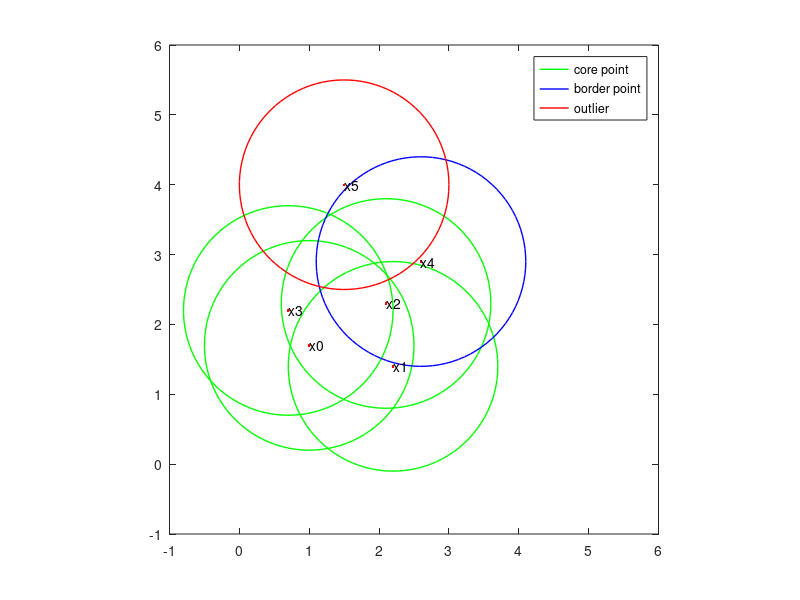

Here is the MATLAB script that generated this plot:
function pr_exercise_10_visualization()
% last point added as noise point
points=[1 1.7;   % x0
        2.2 1.4; % x1
        2.1 2.3; % x2
        0.7 2.2; % x3
        2.6 2.9; % x4
        1.5 4];  % x5

length = size(points,1);
distances = zeros(length);
for i=1:length
    for j=1:length
        distances(i,j) = sqrt((points(i,1)-points(j,1)).^2 + (points(i,2)-points(j,2))^2);
    end
end

distances

radius = 1.5;
minPts = 2;

fig = figure;
plot(points(:,1),points(:,2), 'r.', 'LineWidth', 3);
names= {'x0', 'x1', 'x2', 'x3', 'x4', 'x5'};

% get point type
distances = distances + diag(1:size(distances))*1000; % assign high distances to diagonal elements

% get neighbours
neighbours = distances<=radius;

% assign points
corePoints = sum(neighbours,2)>=minPts;

hold on;
for i=1:length
    [x,y] = CreateCircle(points(i,:), radius);

    if (corePoints(i))
        hCore = plot(x,y, 'g', 'LineWidth', 1); % green
    else
        % count neighbour core points
        coreNeighbours = sum(corePoints(neighbours(i,:)));
        if (coreNeighbours>0) % border point
            hBorder = plot(x,y, 'b', 'LineWidth', 1); % blue
        else % outlier
            hOutlier = plot(x,y, 'r', 'LineWidth', 1); % red
        end 
    end
end

text(points(:,1), points(:,2), names);
axis('square');
xlim([-1 6]);
ylim([-1 6]);
legend([hCore, hBorder, hOutlier], {'core point', 'border point', 'outlier'}, 'Location', 'northeast');
set(gca,'position',[0 0.05 1 0.9333],'units','normalized')
saveas(fig, 'figures/exercise10.png');


function [x, y] = CreateCircle(center, radius)
    l = linspace(0, 2*pi, 100);
    x = radius.*cos(l) + center(1);
    y = radius.*sin(l) + center(2);
end

end